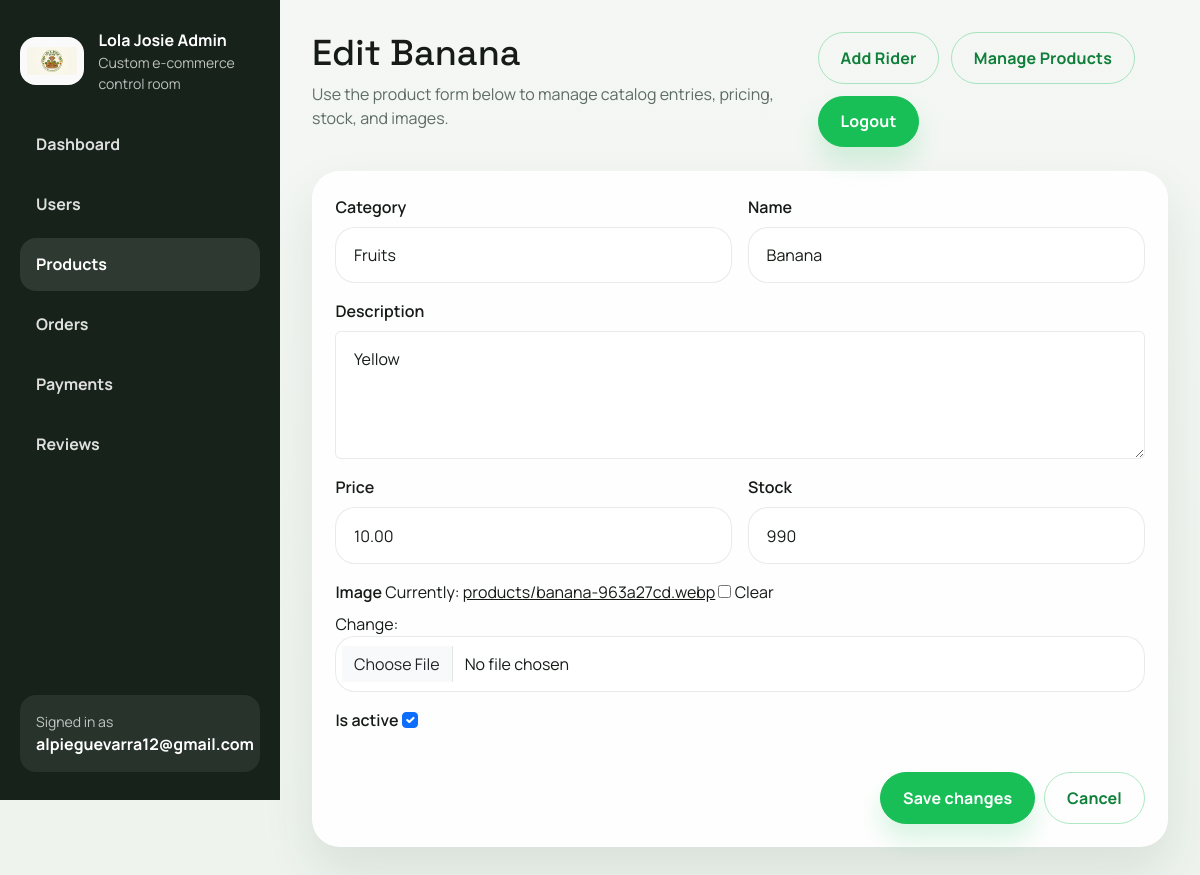
The app's page /admin-dashboard/products/4/edit/ (signed in) with its own data.
### products/models.py (models this page shows, shortened)
class Product(models.Model):
    category = models.ForeignKey(
        Category,
        on_delete=models.PROTECT,
        related_name="products",
    )
    name = models.CharField(max_length=200)
    slug = models.SlugField(max_length=220, unique=True, blank=True)
    description = models.TextField()
    price = models.DecimalField(max_digits=10, decimal_places=2)
    stock = models.PositiveIntegerField(default=0)
    image = models.ImageField(upload_to=product_image_upload_path, blank=True, null=True)
    is_active = models.BooleanField(default=True)
    created_at = models.DateTimeField(auto_now_add=True)
    updated_at = models.DateTimeField(auto_now=True)
    class Meta:
        ordering = ["name"]

### users/admin_views.py (the view)
# urls.py: path("products/<int:product_id>/edit/", admin_views.product_edit, name="product_edit"),
@admin_required
def product_edit(request, product_id):
    product = get_object_or_404(Product.objects.select_related("category"), pk=product_id)
    category_count = Category.objects.count()
    if request.method == "POST":
        form = AdminProductForm(request.POST, request.FILES, instance=product)
        if form.is_valid():
            form.save()
            messages.success(request, f"{product.name} has been updated.")
            return redirect("admin_dashboard:product_list")
    else:
        form = AdminProductForm(instance=product)
    return render(
        request,
        "admin_dashboard/products/form.html",
        {
            "form": form,
            "title": f"Edit {product.name}",
            "submit_label": "Save changes",
            "section": "products",
            "category_count": category_count,
        },
    )

### users/admin_forms.py
class AdminProductForm(AdminStyledFormMixin, forms.ModelForm):
    class Meta:
        model = Product
        fields = ("category", "name", "description", "price", "stock", "image", "is_active")
        widgets = {
            "description": forms.Textarea(attrs={"rows": 4}),
        }
    def __init__(self, *args, **kwargs):
        super().__init__(*args, **kwargs)
        self.apply_bootstrap()

### cart/cart.py (called while the page is built)
    def __len__(self):
        return sum(self.cart.values())

### cart/context_processors.py (called while the page is built)
def cart_summary(request):
    return {"cart_item_count": len(Cart(request))}

### config/context_processors.py (called while the page is built)
def site_meta(request):
    return {
        "site_name": settings.SITE_NAME,
        "site_tagline": settings.SITE_TAGLINE,
    }

### products/models.py (called while the page is built)
    def __str__(self):
        return self.name

### users/admin_access.py (called while the page is built)
def is_admin_user(user):
    return user.is_authenticated and (user.is_staff or user.is_superuser)

def admin_required(view_func):
    @wraps(view_func)
    @login_required(login_url="login")
    def wrapped_view(request, *args, **kwargs):
        if not is_admin_user(request.user):
            messages.error(request, "You do not have permission to access the admin dashboard.")
            return redirect("products:product_list")
        return view_func(request, *args, **kwargs)
    return wrapped_view

### users/admin_forms.py (called while the page is built)
    def apply_bootstrap(self):
        for field in self.fields.values():
            widget = field.widget
            if isinstance(widget, forms.CheckboxInput):
                css_class = "form-check-input"
            elif isinstance(widget, forms.Select):
                css_class = "form-select"
            else:
                css_class = "form-control"
            existing_classes = widget.attrs.get("class", "")
            widget.attrs["class"] = f"{existing_classes} {css_class}".strip()

### templates/admin_dashboard/products/form.html (shortened to what this page needs)
{% extends "admin_dashboard/base_admin.html" %}
{% block admin_title %}{{ title }}{% endblock %}
{% block admin_intro %}Use the product form below to manage catalog entries, pricing, stock, and images.{% endblock %}
{% block admin_content %}
<section class="admin-panel admin-panel--narrow">
    <form method="post" enctype="multipart/form-data" class="admin-form-stack">
        <div class="row g-3">
            {% for field in form %}
                <div class="col-12 {% if field.name != 'description' and field.name != 'image' %}col-md-6{% endif %}">
                    <label class="form-label fw-semibold" for="{{ field.id_for_label }}">{{ field.label }}</label>
                    {{ field }}
                </div>
            {% endfor %}
        </div>
        <div class="admin-actions mt-3">
            <button type="submit" class="btn btn-success">{{ submit_label }}</button>
            <a class="btn btn-outline-success" href="{% url 'admin_dashboard:product_list' %}">Cancel</a>
        </div>
    </form>
</section>
{% endblock %}

### templates/admin_dashboard/base_admin.html (shortened to what this page needs)
{% load static %}
<!DOCTYPE html>
<html lang="en">
<head>
    <link rel="stylesheet" href="{% static 'frontend/storefront.css' %}">
    <link rel="stylesheet" href="{% static 'admin_dashboard/admin.css' %}">
    <link rel="stylesheet" href="{% static 'css/admin-rider.css' %}">
</head>
<body class="admin-panel-body">
    <div class="admin-layout">
        <aside class="admin-sidebar">
            <a class="admin-brand text-decoration-none" href="{% url 'admin_dashboard:index' %}">
                <span class="admin-brand__mark">
                    <img src="{% static 'branding/logo.png' %}" alt="Lola Josie logo" class="admin-brand__logo">
                </span>
                <span>
                    <strong>Lola Josie Admin</strong>
                    <small>Custom e-commerce control room</small>
                </span>
            </a>
            <nav class="admin-nav">
                <a class="admin-nav__link {% if section == 'dashboard' %}is-active{% endif %}" href="{% url 'admin_dashboard:index' %}">Dashboard</a>
                <a class="admin-nav__link {% if section == 'users' %}is-active{% endif %}" href="{% url 'admin_dashboard:user_list' %}">Users</a>
                <a class="admin-nav__link {% if section == 'products' %}is-active{% endif %}" href="{% url 'admin_dashboard:product_list' %}">Products</a>
                <a class="admin-nav__link {% if section == 'orders' %}is-active{% endif %}" href="{% url 'admin_dashboard:order_list' %}">Orders</a>
                <a class="admin-nav__link {% if section == 'payments' %}is-active{% endif %}" href="{% url 'admin_dashboard:payment_list' %}">Payments</a>
                <a class="admin-nav__link {% if section == 'reviews' %}is-active{% endif %}" href="{% url 'admin_dashboard:review_list' %}">Reviews</a>
            </nav>
            <div class="admin-sidebar__footer">
                <small>Signed in as</small>
                <strong>{{ request.user.username }}</strong>
            </div>
        </aside>
        <main class="admin-main">
            <header class="admin-topbar">
                <div>
                    <h1 class="admin-topbar__title">{% block admin_title %}Admin Dashboard{% endblock %}</h1>
                    <p class="admin-topbar__copy">{% block admin_intro %}Manage the storefront from one secure place.{% endblock %}</p>
                </div>
                <div class="admin-topbar__actions">
                    <a class="btn btn-outline-success" href="{% url 'admin_dashboard:rider_create' %}">Add Rider</a>
                    <a class="btn btn-outline-success" href="{% url 'admin_dashboard:product_list' %}">Manage Products</a>
                    <form action="{% url 'admin_dashboard:logout' %}" method="post" class="d-inline">
                        <button type="submit" class="btn btn-success">Logout</button>
                    </form>
                </div>
            </header>
            {% block admin_content %}{% endblock %}
        </main>
    </div>
</body>
</html>

### static/admin_dashboard/admin.css (style rules this page uses)
.admin-panel-body { background: linear-gradient(180deg, #f4f7f4 0%, #eef3ee 100%); min-height: 100vh; }
.admin-layout { display: grid; grid-template-columns: 280px minmax(0, 1fr); min-height: 100vh; }
.admin-sidebar { background: #16221a; color: #ffffff; display: flex; flex-direction: column; gap: 1.5rem; padding: 1.75rem 1.25rem; position: sticky; top: 0; height: 100vh; }
.admin-brand { align-items: center; color: inherit; display: flex; gap: 0.9rem; }
.admin-brand__mark { align-items: center; background: rgba(255, 255, 255, 0.98); border: 1px solid rgba(255, 255, 255, 0.14); border-radius: 1rem; display: inline-flex; height: 3rem; justify-content: center; min-width: 4rem; overflow: hidden; padding: 0.25rem 0.35rem; }
.admin-brand__logo { display: block; height: 100%; object-fit: contain; width: 100%; }
.admin-brand small { color: rgba(255, 255, 255, 0.72); display: block; }
.admin-nav { display: flex; flex-direction: column; gap: 0.45rem; }
.admin-nav__link { border-radius: 1rem; color: rgba(255, 255, 255, 0.86); display: block; font-weight: 700; padding: 0.9rem 1rem; text-decoration: none; }
.admin-nav__link:hover, .admin-nav__link:focus, .admin-nav__link.is-active { background: rgba(255, 255, 255, 0.1); color: #ffffff; }
.admin-sidebar__footer { background: rgba(255, 255, 255, 0.08); border-radius: 1rem; margin-top: auto; padding: 1rem; }
.admin-sidebar__footer small { color: rgba(255, 255, 255, 0.72); display: block; }
.admin-main { padding: 2rem; }
.admin-topbar { align-items: start; display: flex; gap: 1rem; justify-content: space-between; margin-bottom: 1.5rem; }
.admin-topbar__title { font-size: clamp(2rem, 3vw, 2.6rem); margin: 0; }
.admin-topbar__copy { color: #5e6c63; margin: 0.45rem 0 0; max-width: 42rem; }
.admin-topbar__actions { display: flex; flex-wrap: wrap; gap: 0.75rem; }
.admin-stat-card, .admin-panel { background: rgba(255, 255, 255, 0.9); border: 1px solid rgba(255, 255, 255, 0.82); border-radius: 1.75rem; box-shadow: 0 24px 50px rgba(31, 64, 38, 0.1); }
.admin-panel { padding: 1.4rem; }
.admin-panel--narrow { max-width: 900px; }
.admin-actions { align-items: center; display: flex; flex-wrap: wrap; gap: 0.6rem; justify-content: flex-end; }
.admin-form-stack { display: flex; flex-direction: column; gap: 1rem; }

### records on screen
Product: form "Fruits" "Banana" "Yellow" "10.00" "990" "☑"

### other values on screen
{{ request.user.username }} "alpieguevarra12@gmail.com"
{{ title }} "Edit Banana"
{{ field.label }} "Category" "Name" "Description" "Price" "Stock" "Image" "Is active"
{{ submit_label }} "Save changes"
